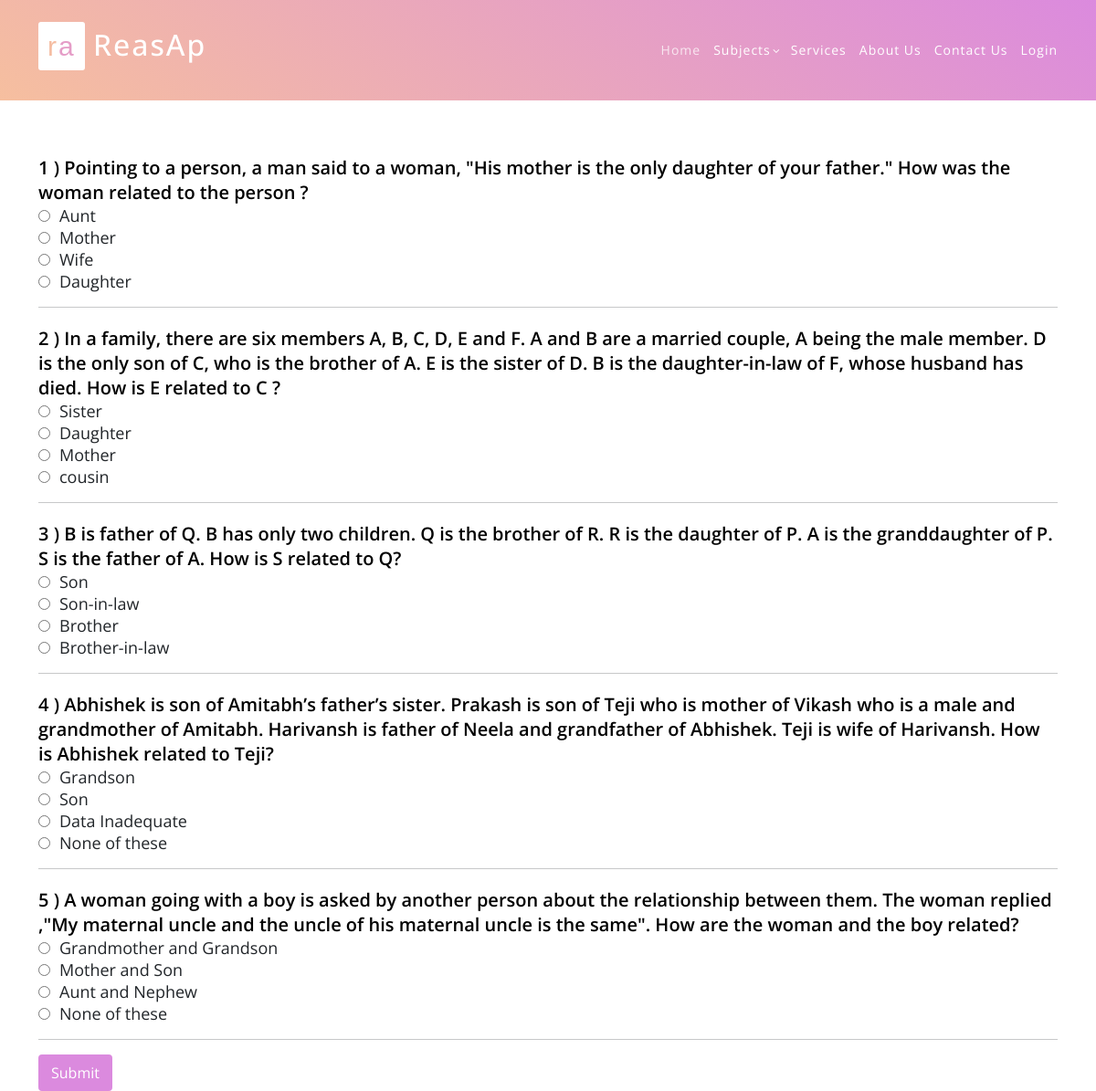
Page /bloodRelation/ on the committed database.
### quiz/models.py (models this page shows)
class bloodrel(models.Model):
    Ques3 = models.CharField(max_length=500,default="true")
    Op31 = models.CharField(max_length=100,default="true")
    Op32 = models.CharField(max_length=100,default="true")
    Op33 = models.CharField(max_length=100,default="true")
    Op34 = models.CharField(max_length=100,default="true")
    Corans3 = models.CharField(max_length=100,default="true")

### quiz/views.py (the view)
# urls.py: path('bloodRelation/',bloodrelation, name="bloodrelationpage"),
def bloodrelation(request):
    exam4 = bloodrel.objects.all()
    return render(request,"bldrel.html",{"exam4":exam4})

### quiz/templates/bldrel.html (shortened to what this page needs)
<html>
<head>
    <link rel="stylesheet" href="https://maxcdn.bootstrapcdn.com/bootstrap/4.5.0/css/bootstrap.min.css">
    {% include "header.html" %}
</head>
<body>
<div class="container">
    <div class='sec'>
        {% for i in  exam4 %}
        <table class="ques_text">
            <tr>
                <td class="text">{{i.id}} ) {{i.Ques3}} </td>
            </tr>
            <tr>
                <td class="op"><input type = "radio" class="rb" name = {{i.id}} id="Option1" value="{{i.Op31}}">{{i.Op31}}</td>
            </tr>
            <tr>
                <td class="op"><input type = "radio" class="rb" name = {{i.id}} id="Option2" value="{{i.Op32}}">{{i.Op32}}</td>
            </tr>
            <tr>
                <td class="op"><input type = "radio" class="rb" name = {{i.id}} id="Option3" value="{{i.Op33}}">{{i.Op33}}</td>
            </tr>
            <tr>
                <td class="op"><input type = "radio" class="rb" name = {{i.id}} id="Option4" value="{{i.Op34}}">{{i.Op34}}</td>
            </tr>
        </table>
        <hr>
        {% endfor %}
        <input type="submit" class="btn btn-success" value="Submit" id="b1" onclick="getanswers()">
        <br>
    </div>
</div>
</body>
</html>

### static/assets/css/templatemo-eduwell-style.css (style rules this page uses)
html, body, div, span, applet, object, iframe, h1, h2, h3, h4, h5, h6, p, blockquote, div pre, a, abbr, acronym, address, big, cite, code, del, dfn, em, font, img, ins, kbd, q, s, samp, small, strike, strong, sub, sup, tt, var, b, u, i, center, dl, dt, dd, ol, ul, li, figure, header, nav, section, article, aside, footer, figcaption { margin: 0; padding: 0; border: 0; outline: 0; }
* { box-sizing: border-box; }
html, body { font-family: 'Open Sans', sans-serif; font-weight: 400; background-color: #fff; font-size: 16px; -ms-text-size-adjust: 100%; -webkit-font-smoothing: antialiased; -moz-osx-font-smoothing: grayscale; }
html, body { background: #fff; font-family: 'Open Sans', sans-serif; }
body { overflow-x: hidden; }

### static/assets/css/reasoning.css (style rules this page uses)
* { margin:0px; padding:0px; }

### quiz/templates/bldrel.html (style rules this page uses)
table.ques_text { position: relative; margin-top: 20px; }
.text { color: black!important; font-weight:600; font-size:20px; }
.op { font-size:18px; }
#Option1 { margin-right: 10px; }
#Option2 { margin-right: 10px; }
#Option3 { margin-right: 10px; }
#Option4 { margin-right: 10px; }
.btn-success { color:white; background-color: #db8ade; border-color: #db8ade; }
input#b1 { color: white; background-color: #db8ade; border: 2px solid #db8ade; box-shadow:#db8ade; }
.sec { padding-top: 150px; }

### rows in the picture
bloodrel: id "1", Ques3 "Pointing to a person, a man said to a woman, \"His mother is the only daughter of your father.\" How was the woman related to the person ?", Op31 "Aunt", Op32 "Mother", Op33 "Wife", Op34 "Daughter"
bloodrel: id "2", Ques3 "In a family, there are six members A, B, C, D, E and F. A and B are a married couple, A being the male member. D is the only son of C, who is the brother of A. E is the sister of D. B is the daughter-in-law of F, whose husband has died. How is E related to C ?", Op31 "Sister", Op32 "Daughter", Op33 "Mother", Op34 "cousin"
bloodrel: id "3", Ques3 "B is father of Q. B has only two children. Q is the brother of R. R is the daughter of P. A is the granddaughter of P. S is the father of A. How is S related to Q?", Op31 "Son", Op32 "Son-in-law", Op33 "Brother", Op34 "Brother-in-law"
bloodrel: id "4", Ques3 "Abhishek is son of Amitabh’s father’s sister. Prakash is son of Teji who is mother of Vikash who is a male and grandmother of Amitabh. Harivansh is father of Neela and grandfather of Abhishek. Teji is wife of Harivansh. How is Abhishek related to Teji?", Op31 "Grandson", Op32 "Son", Op33 "Data Inadequate", Op34 "None of these"
bloodrel: id "5", Ques3 "A woman going with a boy is asked by another person about the relationship between them. The woman replied ,\"My maternal uncle and the uncle of his maternal uncle is the same\". How are the woman and the boy related?", Op31 "Grandmother and Grandson", Op32 "Mother and Son", Op33 "Aunt and Nephew", Op34 "None of these"
